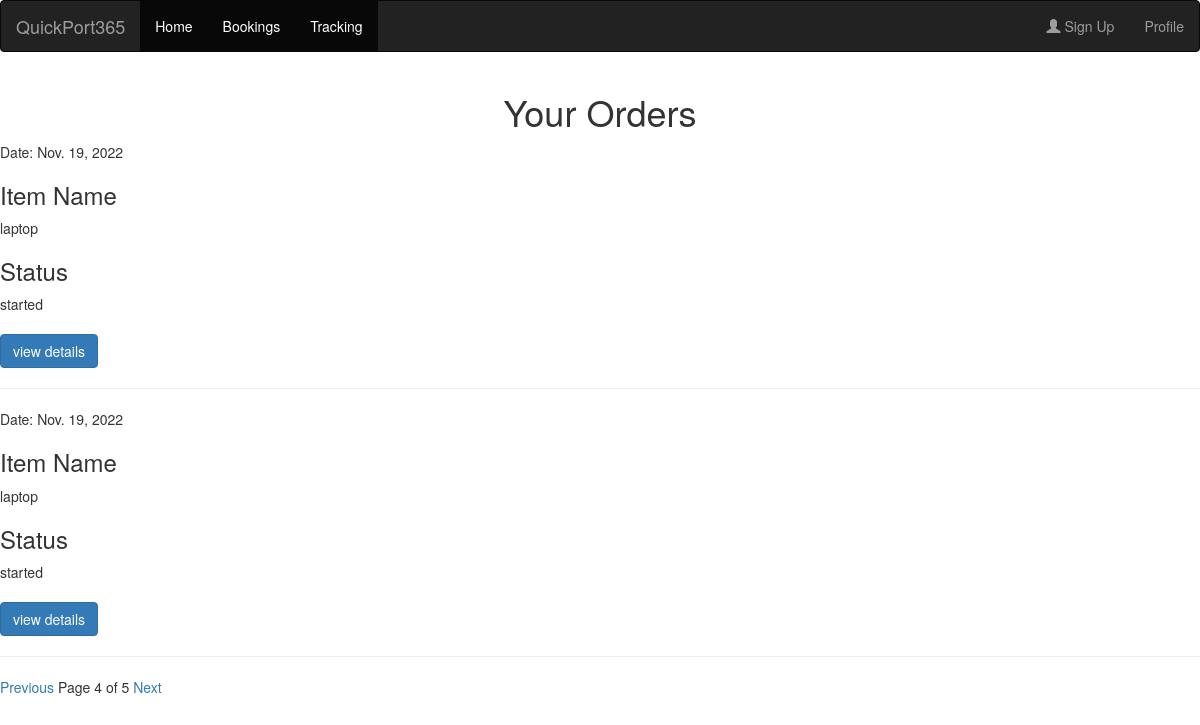
The page /book/?page=4 (signed in) on the database its author committed.
### service/models.py (models this page shows)
class OrderDetails(models.Model):
    user = models.ForeignKey(User, on_delete=models.CASCADE, null=True, editable=False)
    origin = models.IntegerField()
    destination = models.IntegerField()
    Destination_country = models.CharField(max_length=100,null=True, editable=False)
    item_weight = models.IntegerField()
    item_name = models.CharField(max_length=200)
    services = models.CharField(max_length=200)
    date = models.DateField(null=True)
    from_whom = models.CharField(max_length=200, null=True)
    image = models.ImageField(null=True, editable=False)
    price = models.IntegerField(null=True)
    status = models.CharField(max_length=20, choices=shipment_details, null=True)

### service/views.py (the view)
# urls.py: path('book/', views.booking,name='book'),
def booking(request):
    fm = OrderDetails.objects.all().filter(user=request.user)
    paginator = Paginator(fm, 2, orphans=1)
    page_number = request.GET.get('page')
    order_page = paginator.get_page(page_number)
    return render(request, 'booking.html', {'order_page': order_page})

### templates/booking.html (shortened to what this page needs)
{% extends 'base.html' %}
{% block content %}
<center><h1>Your Orders</h1></center>
{% for i in order_page %}
Date: {{i.date}}<br>
    <h3>Item Name</h3> {{i.item_name}}<br>
    <h3>Status</h3> {{i.status}}<br><br>
<form action="/history" method="get">
    <input type="submit" value="view details"class="btn btn-primary"><br><hr>
</form>
{% endfor %}
     {% if order_page.has_previous %}
    <a href="?page={{order_page.previous_page_number}}">Previous</a>
   {% endif %}
    <span>Page {{ order_page.number }} of {{ order_page.paginator.num_pages }}</span>
   {% if order_page.has_next %}
    <a href="?page={{order_page.next_page_number}}">Next</a>
   {% endif %}
{% endblock %}

### rows shown on the page
OrderDetails: date "Nov. 19, 2022", item_name "laptop", status "started"
OrderDetails: date "Nov. 19, 2022", item_name "laptop", status "started"

### other values the page prints
{{ order_page.number }} "4"
{{ order_page.paginator.num_pages }} "5"
